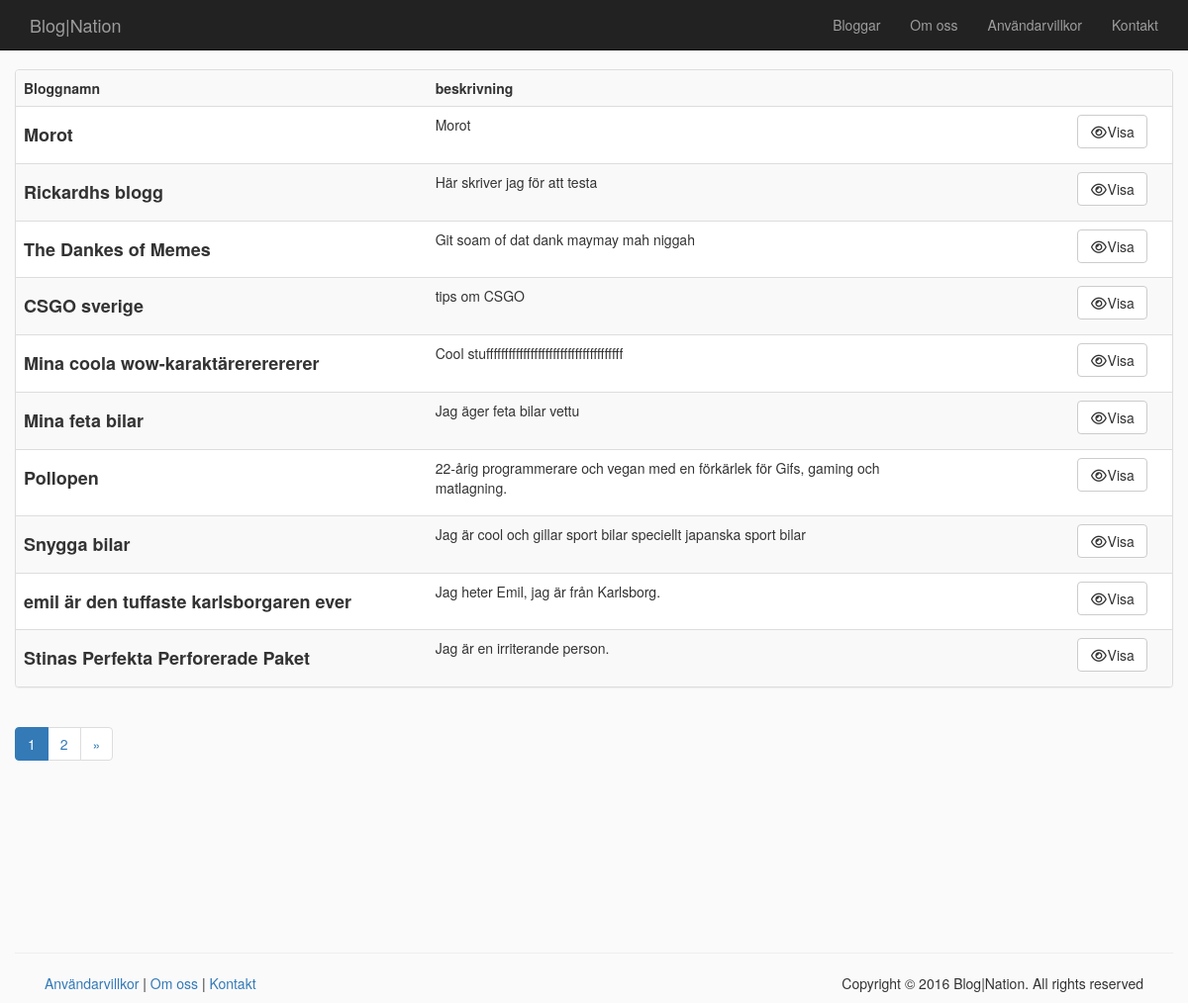
The page /index/bloglist on the database its author committed.
### tables this page shows
CREATE TABLE `Blog` (
  `id` int(11) NOT NULL,
  `user_id` int(11) NOT NULL,
  `slug` varchar(255) NOT NULL,
  `title` varchar(60) NOT NULL,
  `description` varchar(255) NOT NULL,
  `visible` tinyint(1) NOT NULL DEFAULT '1'
);

### application/core/Environment.php (called while the page is built)
<?php
class Environment
{
    public static function get()
    {
        return (getenv('APPLICATION_ENV') ? getenv('APPLICATION_ENV') : "development");
    }
}

### application/core/Config.php (called while the page is built, shortened)
<?php
class Config
{
    public static $config;
    public static function get($key)
    {
        if (!self::$config) {
            $config_file = '../application/config/config.' . Environment::get() . '.php';
            self::$config = require $config_file;
        }
        return self::$config[$key];
    }
}

### application/core/Request.php (called while the page is built, shortened)
<?php
class Request
{
    public static function get($key)
    {
        if (isset($_GET[$key])) {
            return $_GET[$key];
        }
    }
}

### application/core/Session.php (called while the page is built, shortened)
<?php
class Session
{
    public static function userIsLoggedIn()
    {
        return (self::get('user_logged_in') ? true : false);
    }
}

### application/core/View.php (called while the page is built, shortened)
<?php
class View
{
    public function render($filename, $data = null)
    {
        require Config::get('PATH_VIEW') . '_templates/header.php';
        require Config::get('PATH_VIEW') . $filename . '.php';
        require Config::get('PATH_VIEW') . '_templates/footer.php';
    }
    public static function checkForActiveController($filename, $navigation_controller)
    {
        $split_filename = explode("/", $filename);
        $active_controller = $split_filename[0];
        return false;
    }
}

### application/controller/IndexController.php (called while the page is built, shortened)
<?php
class IndexController extends Controller
{
    public function bloglist(){
        $this->View->render('dashboard/bloglist', array(
            'blogs' => DashboardModel::listAllVisibleBlogs(Request::get("page"), 10),
            'paginate' => new Paginate("Blog WHERE visible = 1 ")
        ));
    }
}

### public/index.php (called while the page is built, shortened)
<?php
new Application();

### application/model/DashboardModel.php (called while the page is built, shortened)
<?php
class DashboardModel
{
    public static function listAllVisibleBlogs($page = 0, $posts_per_page = 10){
        $database = DatabaseFactory::getFactory()->getConnection();
        $blogs = $database->prepare('SELECT * FROM Blog WHERE visible = 1 ORDER BY id LIMIT ' . ($page * $posts_per_page) . ', ' . $posts_per_page);
        $blogs->execute();
        if ($blogs->rowCount() > 0) {
            $blogarray = array();
            while ($blog = $blogs->fetchObject()) {
                $blogarray[] = $blog;
            }
            return $blogarray;
        } else {
            return false;
        }
    }
}

### application/view/dashboard/bloglist.php (the view)
<div class="container">
    <div class="row">
        <div class="panel panel-default">
            <table class="table table-hover table-striped">
                <tbody>
                <tr>
                    <th>Bloggnamn</th>
                    <th>beskrivning</th>
                    <th></th>
                </tr>
                <?php
                if(!empty($this->blogs)){
                    foreach($this->blogs as $key => $value){ ?>
                        <tr>
                            <td>
                            <h4>
                                <b><?= $value->title; ?></b>
                            </h4>
                            </td>
                            <td><p style="max-width: 80%"><?= $value->description; ?></p></td>
                            <td><a href="<?php echo Config::get('URL');echo $value->slug;?>"><button class="btn btn-default" type="button"><i class="fa fa-fw fa-eye"></i>Visa</button></a></td>
                        </tr>
                    <?php }
                }else{
                    echo "Finns inga Bloggar att visa";
                }
                ?>
                </tbody>
            </table>
        </div>
        <?php $this->paginate->render(); ?>
    </div>
</div>

### application/core/Application.php (shortened to what this page needs)
<?php
class Application
{
    private $parameters = array();
    private $controller_name;
    private $action_name;
    public function __construct()
    {
        if (file_exists(Config::get('PATH_CONTROLLER') . $this->controller_name . '.php')) {
            $this->controller = new $this->controller_name();
            if (method_exists($this->controller, $this->action_name)) {
                if (!empty($this->parameters)) {
                    call_user_func_array(array($this->controller, $this->action_name), $this->parameters);
                } else {
                    $this->controller->{$this->action_name}();
                }
            } else {
                require Config::get('PATH_CONTROLLER') . 'ErrorController.php';
                $this->controller = new ErrorController;
                $this->controller->error404();
            }
        }
    }
    private function splitUrl()
    {
        if (Request::get('url')) {
            $url = trim(Request::get('url'), '/');
            $url = filter_var($url, FILTER_SANITIZE_URL);
            $url = explode('/', $url);
            $this->controller_name = isset($url[0]) ? $url[0] : null;
            $this->action_name = isset($url[1]) ? $url[1] : null;
            unset($url[0], $url[1]);
            $this->parameters = array_values($url);
        }
    }
    private function createControllerAndActionNames()
    {
        $this->controller_name = ucwords($this->controller_name) . 'Controller';
    }
}

### application/view/_templates/header.php (shortened to what this page needs)
<!doctype html>
<html lang="en">
<head>
    <link rel="stylesheet" href="https://bootswatch.com/cosmo/bootstrap.min.css">
    <link rel="stylesheet" href="<?php echo Config::get('URL'); ?>css/style.css" />
    <link rel="stylesheet" href="<?php echo Config::get('URL'); ?>js/wysibb/theme/default/wbbtheme.css" />
    <link rel="stylesheet" type="text/css" href="https://ajax.googleapis.com/ajax/libs/jqueryui/1/themes/flick/jquery-ui.css">
    <link rel="stylesheet" href="https://cdnjs.cloudflare.com/ajax/libs/font-awesome/4.6.3/css/font-awesome.min.css">
</head>
<body>
    <?php if (View::checkForActiveController($filename, "blog")) { ?>
        <nav class="navbar navbar-fixed-top navbar-inverse">
            <div class="container">
                <div class="navbar-header">
                    <button type="button" class="navbar-toggle collapsed" data-toggle="collapse" data-target="#navbar" aria-expanded="false" aria-controls="navbar">
                        <span class="sr-only">Toggle navigation</span>
                        <span class="icon-bar"></span>
                        <span class="icon-bar"></span>
                        <span class="icon-bar"></span>
                    </button>
                    <a class="navbar-brand" style="background:#37a1ff;" href="<?=Config::get('URL')?><?=$this->blog->slug?>"><?php if(isset($this->blog)){ echo $this->blog->title;} else { echo 'BlogNation'; }?></a>
                </div>
                <div id="navbar" class="collapse navbar-collapse">
                    <ul class="nav navbar-nav navbar-left">
                        <?php
                            if(!empty($page = BlogModel::showPages($this->blog->id))){
                            foreach ($page as $key => $value){
                                echo '<li><a href='.Config::get('URL').$this->blog->slug.'/'.$value->slug.'>'.ucfirst($value->title).'</a></li>';
                            }
                            };
                        ?>
                    </ul>
                    <ul class="nav navbar-nav navbar-right">
                        <li><a href="<?=Config::get('URL')?>index/bloglist">Bloggar</a></li>
                    <?php if (Session::userIsLoggedIn()) : ?>
                    <li><a href="<?php echo Config::get('URL'); ?>"><b>Min kontrollpanel</b></a></li>
                    <?php else: ?>
                    <li><a href="<?php echo Config::get('URL'); ?>"><b>Startsida</b></a></li>
                    <?php endif;?>
                        </ul>
                </div>
            </div>
        </nav>
    <?php } else { ?>
        <?php if (Session::userIsLoggedIn()) : ?>
        <nav class="navbar navbar-fixed-top navbar-inverse">
            <div class="container-fluid">
                <div class="navbar-header">
                    <button type="button" class="navbar-toggle collapsed" data-toggle="collapse" data-target="#navbar" aria-expanded="false" aria-controls="navbar">
                        <span class="sr-only">Toggle navigation</span>
                        <span class="icon-bar"></span>
                        <span class="icon-bar"></span>
                        <span class="icon-bar"></span>
                    </button>
                    <a class="navbar-brand" href="<?php echo Config::get('URL'); ?>">Blog|Nation</a>
                </div>
                <div id="navbar" class="collapse navbar-collapse">
                    <ul class="nav navbar-nav navbar-right">
                        <li><a href="<?=Config::get('URL')?>index/bloglist">Bloggar</a></li>
                        <li class="dropdown"><a class="dropdown-toggle" data-toggle="dropdown" href="#" class="navbar-link"><?php echo $_SESSION['user_name'] ?><span class="caret"></span></a>
                            <ul role="menu" class="dropdown-menu">
                                <?php if(AdminModel::isAdmin()){?><li><a href="<?=Config::get('URL')?>admin">Admin panel</a></li><?php } ?>
                                <li><a href="<?php echo Config::get('URL'); ?>user/editAvatar">Ändra din avatar</a></li>
                                <li><a href="<?php echo Config::get('URL'); ?>user/edituseremail">Ändra e-post</a></li>
                                <li><a href="<?php echo Config::get('URL'); ?>user/changePassword">Ändra lösenord</a></li>
                                <li><a href="<?php echo Config::get('URL'); ?>login/logout">Logga ut</a></li>
                            </ul>
                        </li>
                    </ul>
                </div>
            </div>
        </nav>
        <?php else: ?>
            <nav class="navbar navbar-fixed-top navbar-inverse">
                <div class="container">
                    <div class="navbar-header">
                        <a class="navbar-brand" href="<?php echo Config::get('URL'); ?>">Blog|Nation</a>
                    </div>
                    <div id="navbar" class="collapse navbar-collapse">
                        <ul class="nav navbar-nav navbar-right">
                            <li><a href="<?=Config::get('URL')?>index/bloglist">Bloggar</a></li>
                            <li><a href="<?php echo Config::get('URL'); ?>index/aboutus">Om oss</a></li>
                            <li><a href="<?php echo Config::get('URL'); ?>index/termsofservice">Användarvillkor</a></li>
                            <li><a href="<?php echo Config::get('URL'); ?>index/contact">Kontakt</a></li>
                        </ul>
                    </div>
                </div>
            </nav>
        <?php endif; ?>
    <?php } ?>

### application/core/Paginate.php (shortened to what this page needs)
<?php
class Paginate
{
    private $currentpage = 0;
    private $pages;
    public function __construct($sql, $data = null, $items_per_page = 10)
    {
        $database = DatabaseFactory::getFactory()->getConnection();
        $pages = $database->prepare("SELECT COUNT(*) as amount FROM " . $sql);
        $pages->execute($data);
        $this->rows = $pages->fetchObject()->amount;
        $this->pages = ($this->rows / $items_per_page);
    }
    public function render()
    {
        $url = rtrim(Config::get('URL'), '/') . parse_url($_SERVER["REQUEST_URI"], PHP_URL_PATH);
        echo '<ul class="pagination" > ';
        for ($i = round($this->currentpage - 5); $i < ($this->currentpage + 5); $i++) {
            if ($i >= 0 && $i < $this->pages) {
                if ($i == $this->currentpage) {
                    echo '<li class="active" ><a href = "' . $url . '?page=' . $i . '" > ' . ($i + 1) . '</a ></li > ';
                } else {
                    echo '<li ><a href = "' . $url . '?page=' . $i . '" > ' . ($i + 1) . '</a ></li > ';
                }
            }
        }
        if ($this->currentpage < $this->pages - 1) {
            echo '<li ><a href = "' . $url . '?page=' . ($this->currentpage + 1) . '" > »</a ></li > ';
        }
        echo '</ul>';
    }
}

### application/view/_templates/footer.php (shortened to what this page needs)
<div class="container footer">
<div class="row">
    <hr>
    <div class="col-lg-12">
        <div class="col-md-8">
            <a href="<?php echo Config::get('URL'); ?>index/termsofservice">Användarvillkor</a> | <a href="<?php echo Config::get('URL'); ?>index/aboutus">Om oss</a> | <a href="<?php echo Config::get('URL'); ?>index/contact">Kontakt</a>
        </div>
        <div class="col-md-4">
            <p class="muted pull-right">Copyright © 2016 Blog|Nation. All rights reserved</p>
        </div>
    </div>
</div>
</div>
</body>
</html>

### public/css/style.css (style rules this page uses)
html, body { overflow-x: hidden; }
body { padding-top: 70px; background-color: #fafafa; }
.footer { margin-top:150px; }

### public/js/wysibb/theme/default/wbbtheme.css (style rules this page uses)
html { height:100% !important; }

### rows shown on the page
blog: title "Morot", description "Morot"
blog: title "Rickardhs blogg", description "Här skriver jag för att testa"
blog: title "The Dankes of Memes", description "Git soam of dat dank maymay mah niggah"
blog: title "CSGO sverige", description "tips om CSGO"
blog: title "Mina coola wow-karaktärererererer", description "Cool stufffffffffffffffffffffffffffffffffffff"
blog: title "Mina feta bilar", description "Jag äger feta bilar vettu"
blog: title "Pollopen", description "22-årig programmerare och vegan med en förkärlek för Gifs, gaming och matlagning."
blog: title "Snygga bilar", description "Jag är cool och gillar sport bilar speciellt japanska sport bilar"
blog: title "emil är den tuffaste karlsborgaren ever", description "Jag heter Emil, jag är från Karlsborg."
blog: title "Stinas Perfekta Perforerade Paket", description "Jag är en irriterande person."
